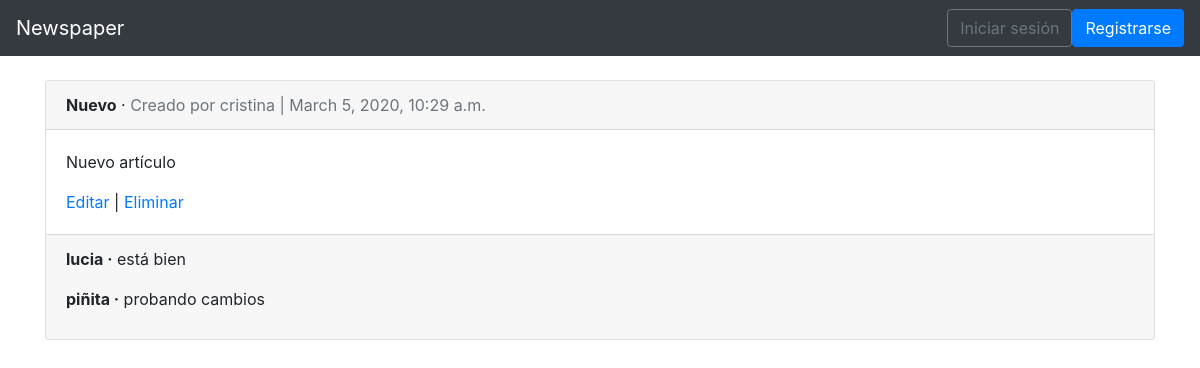
The app's page /articles/ with its own data.
### articles/models.py (models this page shows, shortened)
class Article(models.Model):
    title = models.CharField(max_length=255)
    body = models.TextField()
    date = models.DateTimeField(auto_now_add=True)
    author = models.ForeignKey(
        settings.AUTH_USER_MODEL,
        on_delete=models.CASCADE,
    )

class Comment(models.Model):
    article = models.ForeignKey(Article, on_delete=models.CASCADE, related_name='comments')
    comment = models.CharField(max_length=140)
    author = models.ForeignKey(
        settings.AUTH_USER_MODEL,
        on_delete=models.CASCADE,
    )
    def __str__(self):
        return self.comment

### users/models.py (models this page shows)
class CustomUser(AbstractUser):
    age = models.PositiveIntegerField(default=0)

### articles/views.py (the view)
# urls.py: path('', views.ArticleListView.as_view(), name='article_list'),
class ArticleListView(ListView):
    model = models.Article
    template_name = 'article_list.html'

### templates/article_list.html (shortened to what this page needs)
{% extends 'base.html' %}
{% block content %}
  {% for article in object_list %}
    <div class="card">
      <div class="card-header">
        <span class="font-weight-bold">{{ article.title }}</span> &middot;
        <span class="text-muted">Creado por {{ article.author }} | {{ article.date }}</span>
      </div>
      <div class="card-body">
        <p>{{ article.body }}</p>
        <a href="{% url 'article_edit' article.pk %}">Editar</a> |
        <a href="{% url 'article_delete' article.pk %}">Eliminar</a>
      </div>
      <div class="card-footer">
        {% for comment in article.comments.all %}
          <p>
            <span class="font-weight-bold">{{ comment.author }} &middot;</span>
            {{ comment }}
          </p>
        {% endfor %}
      </div>
    </div>
    <br />
  {% endfor %}
{% endblock content %}

### records on screen
Article: title "Nuevo", author "cristina", date "March 5, 2020, 10:29 a.m.", body "Nuevo artículo"
Comment: author "lucia", comment "está bien"
Comment: author "piñita", comment "probando cambios"
